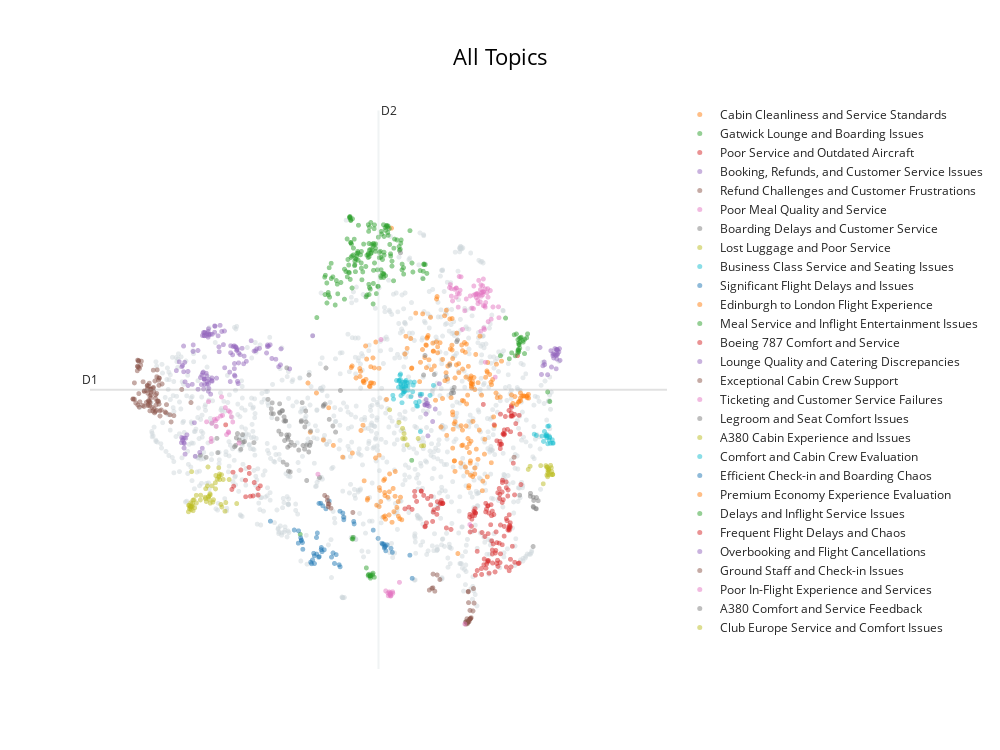

The notebook cell saved with this chart:
### Markdown cell above
#### All Topics Visualization

This one is similar to the datamap but shows all topics and is interactive. Hovering over each data point will show the title of the review associated with it.

### Code cell
topic_model.visualize_documents(
    df["title"].tolist(),
    embeddings=embeddings,
    width=1000,
    title="All Topics",
    custom_labels=True,
    hide_annotations=True,
)
